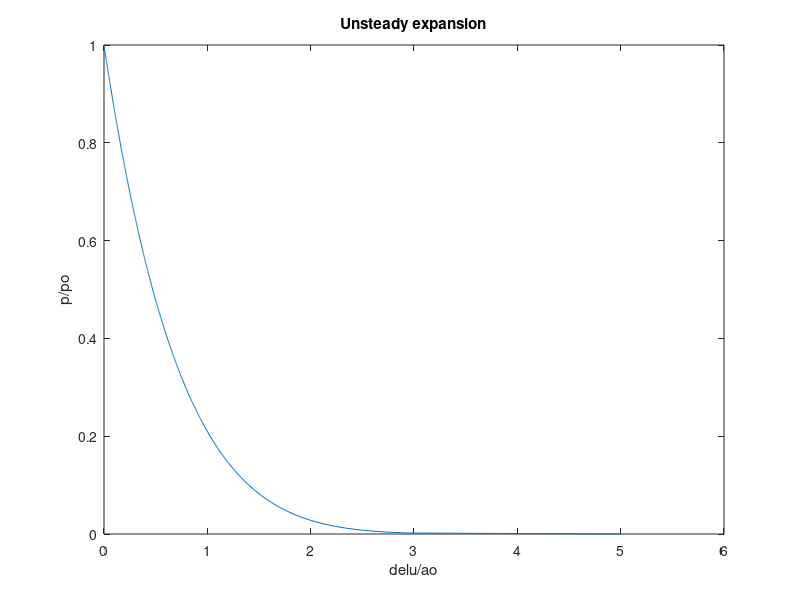

Here is the MATLAB script that generated this plot:
%unsteady expansion

gamma=1.4;
pbypo=linspace(0,1,500);
delubyao_un=(1-pbypo.^((gamma-1)/(2*gamma)))*(2/(gamma-1));
plot(delubyao_un,pbypo);
xlabel('delu/ao');
ylabel('p/po');
title('Unsteady expansion');